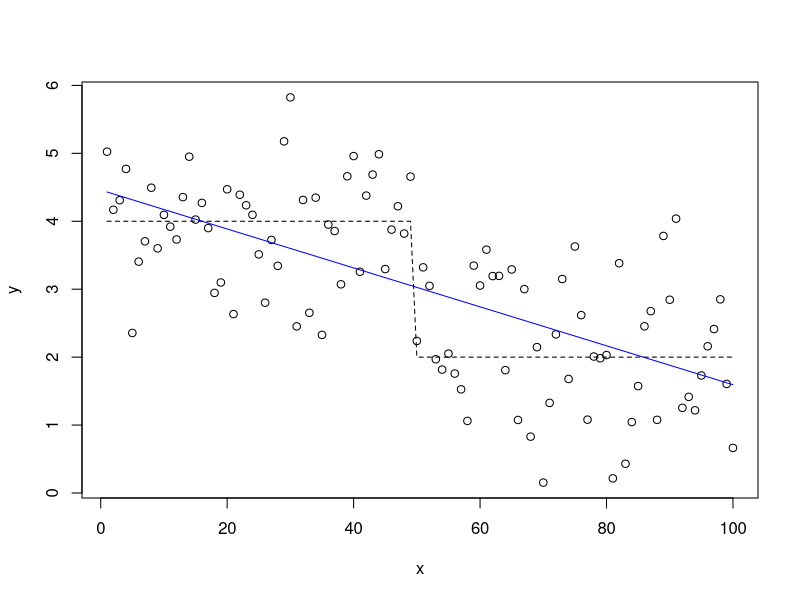
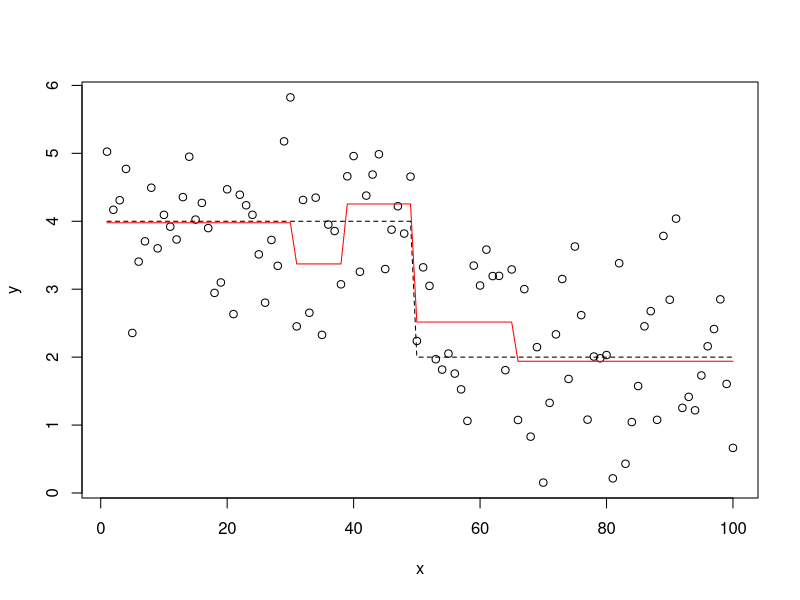
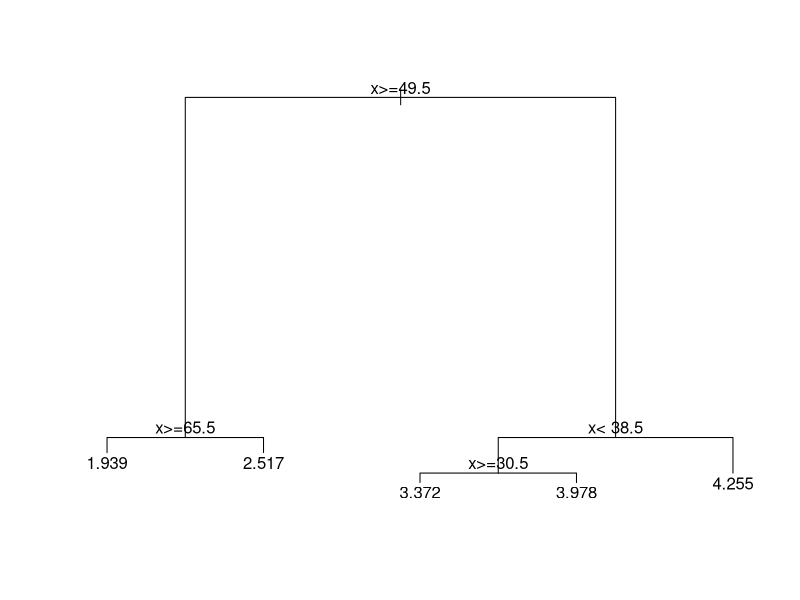
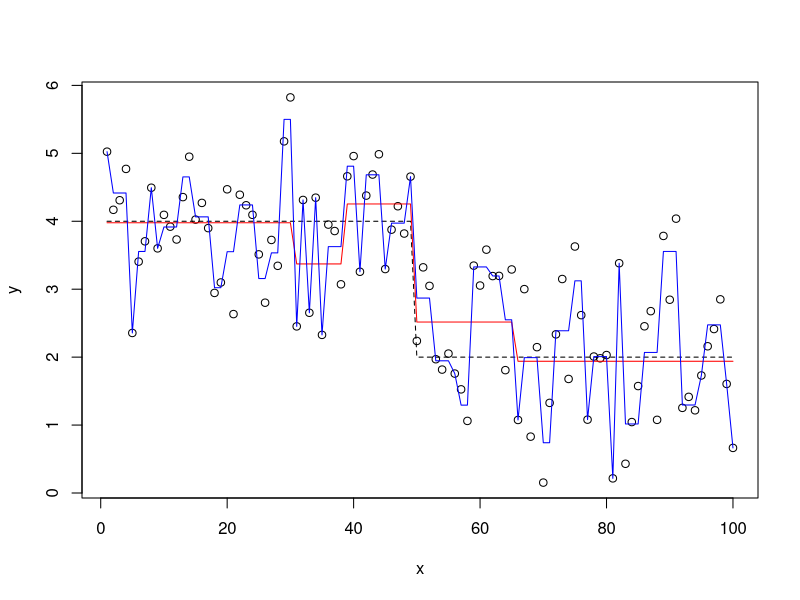
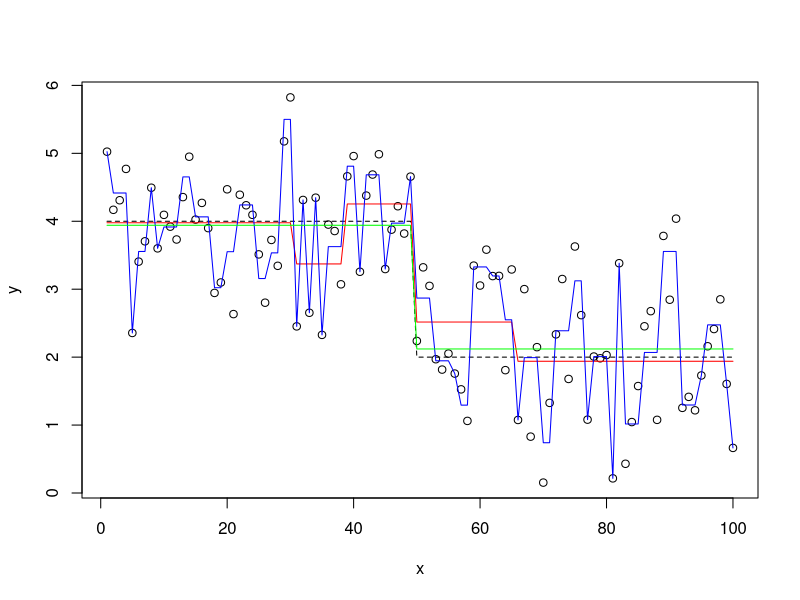
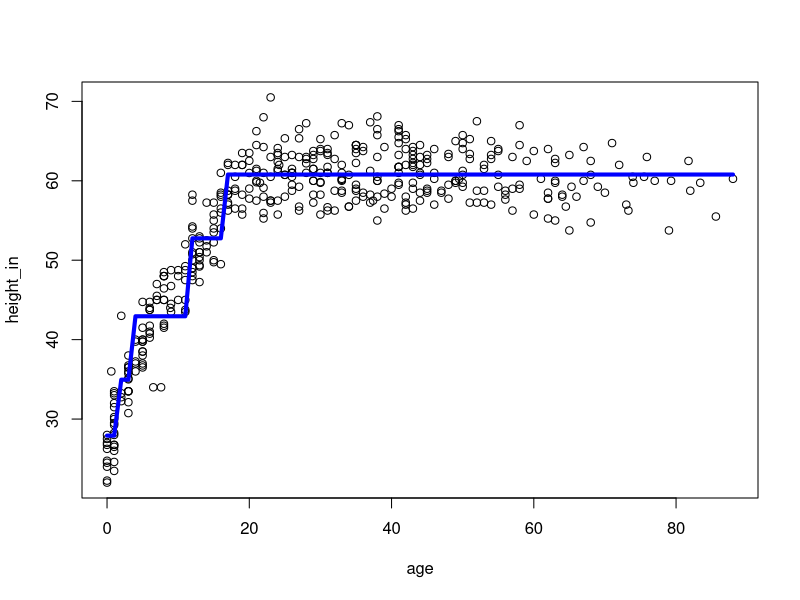
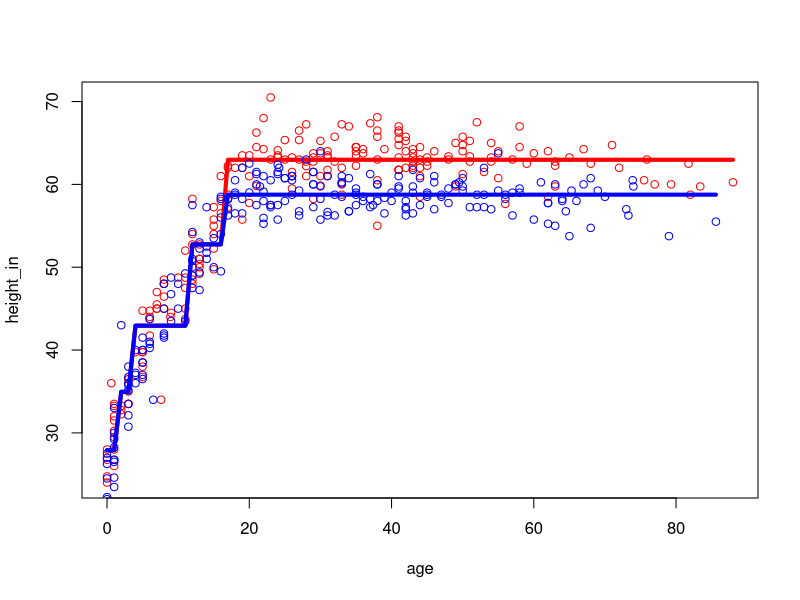

Recreate these plots in R, in order.
# Outcomes
#
# 1. Apply recursive partitioning (tree) models
# 2. Identify and assess when a model might be overfitting
# 3. Assess and compare different models
#
# Announcements
# (small) assignment on modeling due Monday

# References
# https://cran.r-project.org/web/packages/rpart/vignettes/longintro.pdf

# Starting with simulated data, then on to real data.
library(rpart)

# 123 GO:
# one thing you're looking forward to for Thanksgiving?

n = 100
x = seq(n)
true_model = function(x){
    # Piecewise constant
    out = rep(2, length.out = length(x))
    out[x < 50] = 4
    out
}
y = true_model(x) + rnorm(n)

d = data.frame(x = x, y = y)
fit_lm = lm(y ~ x, data = d)


plot(x, y)
lines(x, true_model(x), lty = 2)
lines(x, predict(fit_lm), col = "blue")

# Use the defaults:
fit_rpart = rpart(y ~ x, data = d)

plot(x, y)
lines(x, true_model(x), lty = 2)
lines(x, predict(fit_rpart), col = "red")

plot(fit_rpart)
text(fit_rpart)

# Did we capture the truth?
# Not for x above 50

# rpart has "tuning parameters"
# We can adjust the model to fit the data 
# more or less

fit_overfit = rpart(y ~ x, data = d, minsplit = 4, cp = 0.0001)

plot(x, y)
lines(x, true_model(x), lty = 2)
lines(x, predict(fit_rpart), col = "red")
lines(x, predict(fit_overfit), col = "blue")

# Think of parsimonious as "conservative"
# The simplest possible model that reasonably
# explains the data.
fit_parsimonious = rpart(y ~ x, data = d, minbucket = 30)

plot(x, y)
lines(x, true_model(x), lty = 2)
lines(x, predict(fit_rpart), col = "red")
lines(x, predict(fit_overfit), col = "blue")
lines(x, predict(fit_parsimonious), col = "green")

# Evaluating models
# This is new y data from the true model.
d2 = data.frame(x, truth = true_model(x))
d2$y = d2$truth + rnorm(n)

# What's the Mean Squared Error for each model?
# MSE
# How well did the model work for making new
# predictions?
error = predict(fit_rpart, d2) - d2$y
mean(error^2)

# 123 GO: Does the best model minimize or maximize
# MSE?
models = list(fit_lm, fit_rpart, fit_overfit, fit_parsimonious)
names(models) = c("linear", "default", "overfit", "parsimonious")

mse = function(fit, data = d2){
  error = predict(fit, data) - data$y
  mean(error^2)   
}

mse(fit_rpart)

# Apply to all the models:
lapply(models, mse)

# Found new data and tested the performance of the models on
# new data.
# How to check performance of model if I can't get more data?
# Separate out a test or validation set.
# Cross validation generalizes this idea
           
# External data:
body = read.csv("Howell_us.csv")
head(body)

# Randomly pick data to use exclusively for evaluation
# That's the testing (validation) set
# 20% is typical
n = nrow(body)
val = sample(n, size = round(0.2 * n))
body_train = body[-val, ]

# Sort data so lines work
body_train = body_train[order(body_train$age), ]

# Probably helpful to remove original data
# so you don't accidentally use it.
rm(body)


# Let's model height as a function of age.
fit1 = rpart(height_in ~ age, data = body_train)

with(body_train, plot(age, height_in))
lines(body_train$age, predict(fit1), col = "blue", lwd = 4)

#lines(c(40, 60, 60), c(25, 25, 70), col = "red", lwd = 5)

fit2 = rpart(height_in ~ age + sex, data = body_train)

male = body_train$sex == "male"

with(body_train[male, ], plot(age, height_in, col = "red"))
lines(body_train$age[male], predict(fit2)[male], col = "red", lwd = 4)
with(body_train[!male, ], points(age, height_in, col = "blue"))
lines(body_train$age[!male], predict(fit2)[!male], col = "blue", lwd = 4)

# * does all possible first order and interaction terms
fit3 = lm(height_in ~ age*sex, data = body_train)

# : does exactly one interaction effect
fit4 = lm(height_in ~ age:sex, data = body_train)

